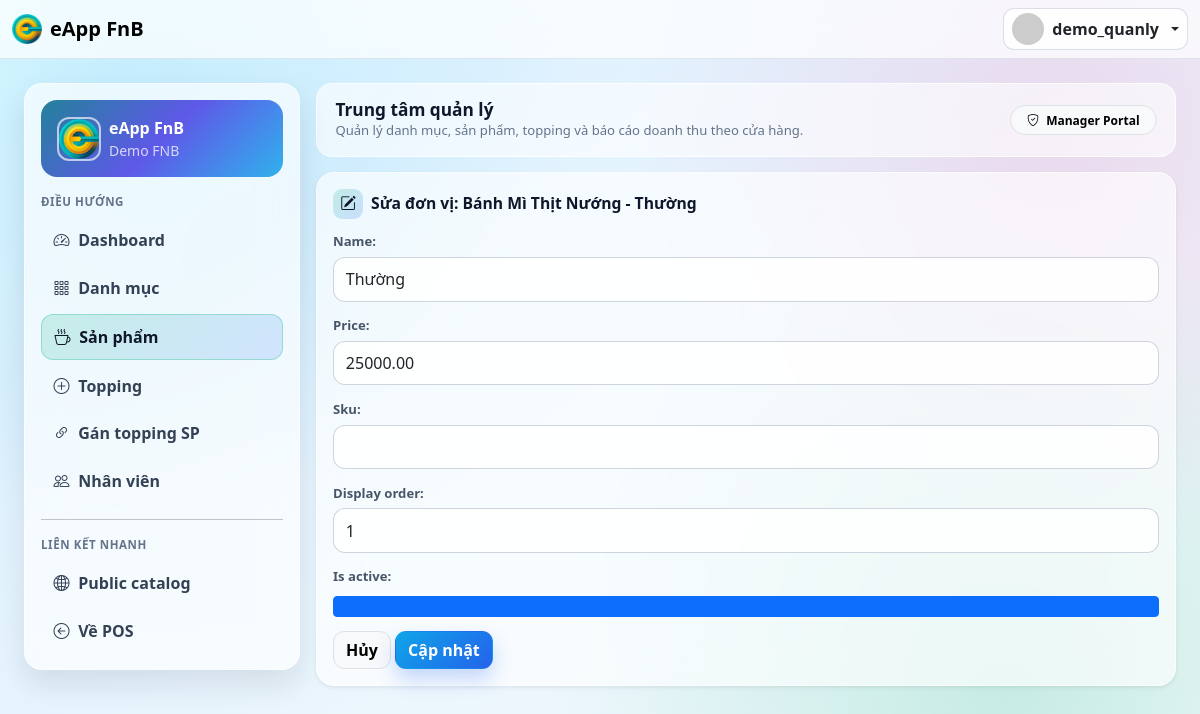
Screenshot of /quanly/units/54/edit/ (signed in) with the database file from the repository.
### App_Accounts/models.py (models this page shows, shortened)
class User(AbstractUser):
    class Role(models.TextChoices):
        MANAGER = 'MANAGER', 'Manager'
        STAFF = 'STAFF', 'Staff'
    role = models.CharField(max_length=20, choices=Role.choices, default=Role.STAFF)
    tenant = models.ForeignKey(
        'App_Tenant.Tenant',
        on_delete=models.PROTECT,
        related_name='users',
        null=True,
        blank=True,
    )
    class Meta:
        constraints = [
            models.CheckConstraint(
                check=Q(role='STAFF') | Q(tenant__isnull=False),
                name='chk_manager_requires_tenant',
            ),
            models.UniqueConstraint(
                fields=['tenant'],
                condition=Q(role='MANAGER') & Q(tenant__isnull=False),
                name='uq_manager_per_tenant',
            ),
        ]
        indexes = [
            models.Index(fields=['tenant', 'role']),
        ]
    @property
    def is_manager(self):
        return self.role == self.Role.MANAGER

### App_Tenant/models.py (models this page shows, shortened)
class Tenant(TimeStampedModel):
    name = models.CharField(max_length=150)
    public_slug = models.SlugField(max_length=120, unique=True, validators=[validate_public_slug])
    is_active = models.BooleanField(default=True)
    class Meta:
        ordering = ['name']

### App_Catalog/models.py (models this page shows, shortened)
class ProductUnit(TimeStampedModel):
    product = models.ForeignKey(Product, on_delete=models.CASCADE, related_name='units')
    name = models.CharField(max_length=120)
    price = models.DecimalField(max_digits=14, decimal_places=2)
    sku = models.CharField(max_length=120, blank=True)
    is_active = models.BooleanField(default=True)
    display_order = models.PositiveIntegerField(default=0)
    class Meta:
        constraints = [
            models.UniqueConstraint(fields=['product', 'name'], name='uq_product_unit_name'),
        ]
        ordering = ['display_order', 'id']

class Product(TimeStampedModel):
    tenant = models.ForeignKey('App_Tenant.Tenant', on_delete=models.CASCADE, related_name='products')
    category = models.ForeignKey(Category, on_delete=models.SET_NULL, null=True, blank=True, related_name='products')
    name = models.CharField(max_length=180)
    slug = models.SlugField(max_length=180)
    short_description = models.CharField(max_length=255, blank=True)
    description = models.TextField(blank=True)
    image_url = models.URLField(blank=True)
    is_active = models.BooleanField(default=True)
    class Meta:
        constraints = [
            models.UniqueConstraint(fields=['tenant', 'slug'], name='uq_product_tenant_slug'),
        ]
        indexes = [
            models.Index(fields=['tenant', 'is_active']),
            models.Index(fields=['tenant', 'name']),
        ]
        ordering = ['name']

### App_Quanly/views.py (the view)
# urls.py: path('units/<int:pk>/edit/', views.unit_edit, name='unit_edit'),
@manager_required
def unit_edit(request, pk):
    tenant = _tenant_or_404(request.user)
    unit = get_object_or_404(ProductUnit, pk=pk, product__tenant=tenant)
    form = ProductUnitForm(request.POST or None, instance=unit)
    if request.method == 'POST' and form.is_valid():
        form.save()
        messages.success(request, 'Đã cập nhật đơn vị sản phẩm.')
        return redirect('App_Quanly:products')
    return render(request, 'App_Quanly/unit_edit.html', {'form': form, 'unit': unit})

### App_Quanly/forms.py
class ProductUnitForm(forms.ModelForm):
    class Meta:
        model = ProductUnit
        fields = ['name', 'price', 'sku', 'display_order', 'is_active']
    def __init__(self, *args, **kwargs):
        super().__init__(*args, **kwargs)
        _apply_bootstrap_classes(self)

### App_Accounts/permissions.py (called while the page is built)
def role_required(roles):
    def decorator(view_func):
        @login_required
        @wraps(view_func)
        def _wrapped(request, *args, **kwargs):
            if request.user.role not in roles:
                raise PermissionDenied('Bạn không có quyền truy cập.')
            return view_func(request, *args, **kwargs)
        return _wrapped
    return decorator

### App_Core/context_processors.py (called while the page is built)
def core_context(request):
    return {
        'app_name': 'eApp FnB',
    }

### App_Quanly/forms.py (called while the page is built)
def _apply_bootstrap_classes(form):
    for field in form.fields.values():
        widget = field.widget
        existing_class = widget.attrs.get('class', '')
        if isinstance(widget, forms.CheckboxInput):
            widget.attrs['class'] = f'{existing_class} form-check-input'.strip()
            continue
        if isinstance(widget, forms.CheckboxSelectMultiple):
            continue
        if isinstance(widget, forms.Select):
            widget.attrs['class'] = f'{existing_class} form-select'.strip()
            continue
        if isinstance(widget, forms.Textarea):
            widget.attrs['class'] = f'{existing_class} form-control'.strip()
            widget.attrs.setdefault('rows', 3)
            continue
        widget.attrs['class'] = f'{existing_class} form-control'.strip()

### App_Quanly/views.py (called while the page is built)
def _tenant_or_404(user):
    if not user.tenant_id:
        raise Http404('User chưa được gán tenant')
    return user.tenant

### templates/App_Quanly/unit_edit.html (shortened to what this page needs)
{% extends 'App_Quanly/_layout.html' %}
{% block quanly_content %}
<div class="card border-0 shadow-sm">
    <div class="card-body">
        <h2 class="admin-card-title">
            <i class="bi bi-pencil-square"></i>
            Sửa đơn vị: {{ unit.product.name }} - {{ unit.name }}
        </h2>
        <form method="post">
            {{ form.as_p }}
            <a href="{% url 'App_Quanly:products' %}" class="btn btn-light border">Hủy</a>
            <button class="btn btn-primary" type="submit">Cập nhật</button>
        </form>
    </div>
</div>
{% endblock %}

### templates/App_Quanly/_layout.html (shortened to what this page needs)
{% extends 'App_Core/base.html' %}
{% load static %}
{% block body_class %}quanly-page{% endblock %}
{% block container_class %}container-fluid py-4 px-3 px-xl-4{% endblock %}
{% block content %}
<div class="row g-3 quanly-shell">
    <div class="col-12 col-lg-3">
        <div class="glass-panel p-3">
            <div class="card-body">
                <div class="admin-tenant-card mb-3">
                    <div class="d-flex align-items-center gap-2">
                        <img class="admin-tenant-logo" src="{% static 'images/logo/eapp.png' %}" alt="eApp FnB">
                        <div>
                            <div class="fw-bold">eApp FnB</div>
                            <div class="small opacity-75">{{ user.tenant.name|default:'Tenant' }}</div>
                        </div>
                    </div>
                </div>
                <div class="admin-section-title">Điều hướng</div>
                <div class="d-flex flex-column gap-1">
                    <a class="admin-nav-link {% if request.path == '/quanly/' %}active{% endif %}" href="{% url 'App_Quanly:dashboard' %}">
                        <i class="bi bi-speedometer2"></i> Dashboard
                    </a>
                    <a class="admin-nav-link {% if '/quanly/categories/' in request.path %}active{% endif %}" href="{% url 'App_Quanly:categories' %}">
                        <i class="bi bi-grid-3x3-gap"></i> Danh mục
                    </a>
                    <a class="admin-nav-link {% if '/quanly/products/' in request.path or '/quanly/units/' in request.path %}active{% endif %}" href="{% url 'App_Quanly:products' %}">
                        <i class="bi bi-cup-hot"></i> Sản phẩm
                    </a>
                    <a class="admin-nav-link {% if '/quanly/toppings/' in request.path and '/quanly/product-toppings/' not in request.path %}active{% endif %}" href="{% url 'App_Quanly:toppings' %}">
                        <i class="bi bi-plus-circle"></i> Topping
                    </a>
                    <a class="admin-nav-link {% if '/quanly/product-toppings/' in request.path %}active{% endif %}" href="{% url 'App_Quanly:product_toppings' %}">
                        <i class="bi bi-link-45deg"></i> Gán topping SP
                    </a>
                    <a class="admin-nav-link {% if '/quanly/staffs/' in request.path %}active{% endif %}" href="{% url 'App_Quanly:staffs' %}">
                        <i class="bi bi-people"></i> Nhân viên
                    </a>
                </div>
                <hr class="my-3">
                <div class="admin-section-title">Liên kết nhanh</div>
                <div class="d-flex flex-column gap-1">
                    {% if user.tenant %}
                    <a class="admin-nav-link" href="{% url 'App_Public:tenant_catalog' user.tenant.public_slug %}" target="_blank" rel="noopener">
                        <i class="bi bi-globe2"></i> Public catalog
                    </a>
                    {% endif %}
                    <a class="admin-nav-link" href="{% url 'App_Sales:pos' %}">
                        <i class="bi bi-arrow-left-circle"></i> Về POS
                    </a>
                </div>
            </div>
        </div>
    </div>
    <div class="col-12 col-lg-9">
        <div class="admin-hero">
            <div>
                <h1>Trung tâm quản lý</h1>
                <div class="sub">Quản lý danh mục, sản phẩm, topping và báo cáo doanh thu theo cửa hàng.</div>
            </div>
            <span class="badge rounded-pill text-bg-light border px-3 py-2">
                <i class="bi bi-shield-check me-1"></i> Manager Portal
            </span>
        </div>
        {% block quanly_content %}{% endblock %}
    </div>
</div>
{% endblock %}

### templates/App_Core/base.html (shortened to what this page needs)
{% load static %}
<!DOCTYPE html>
<html lang="vi">
<head>
    <link href="https://cdn.jsdelivr.net/npm/bootstrap@5.3.2/dist/css/bootstrap.min.css" rel="stylesheet">
    <link rel="stylesheet" href="https://cdn.jsdelivr.net/npm/bootstrap-icons@1.11.1/font/bootstrap-icons.css">
</head>
<body class="bg-light {% block body_class %}{% endblock %}">
<nav class="navbar navbar-expand-lg bg-white border-bottom sticky-top">
    <div class="container-fluid">
        <a class="navbar-brand fw-bold d-flex align-items-center gap-2" href="{% if user.is_authenticated %}{% url 'App_Sales:pos' %}{% else %}{% url 'App_Accounts:login' %}{% endif %}">
            <img src="{% static 'images/logo/eapp.png' %}" alt="eApp FnB" style="height: 30px; width: 30px; object-fit: cover; border-radius: 6px;">
            <span>eApp FnB</span>
        </a>
        <div class="ms-auto d-flex align-items-center gap-2">
            <div class="dropdown">
                <button class="btn account-trigger dropdown-toggle d-flex align-items-center gap-2 px-2 py-1" type="button" data-bs-toggle="dropdown" aria-expanded="false">
                    {% if user.is_authenticated %}
                    <img src="https://ui-avatars.com/api/?name={{ user.username }}&background=0D8ABC&color=fff" class="rounded-circle" width="32" height="32" alt="Avatar">
                    <span class="fw-bold d-none d-lg-inline">{{ user.username }}</span>
                    {% else %}
                    <img src="https://ui-avatars.com/api/?name=Public&background=64748B&color=fff" class="rounded-circle" width="32" height="32" alt="Public">
                    <span class="fw-bold d-none d-lg-inline">Public</span>
                    {% endif %}
                </button>
            </div>
        </div>
    </div>
</nav>
<div class="{% block container_class %}container-fluid py-3{% endblock %}">
    {% block content %}{% endblock %}
</div>
<div id="toastContainer" class="toast-container position-fixed top-0 end-0 p-3" style="z-index:1081;"></div>
</body>
</html>

### templates/App_Core/base.html (style rules this page uses)
:root { --primary-color: #10b981; --primary-hover: #059669; }
.btn-primary { background-color: var(--primary-color) !important; border-color: var(--primary-color) !important; color: #fff !important; }
.account-trigger { border-radius: 999px; border: 1px solid rgba(148, 163, 184, 0.35); background: rgba(255, 255, 255, 0.85); }

### templates/App_Quanly/_layout.html (style rules this page uses)
.quanly-page { background: radial-gradient(circle at 10% 10%, rgba(56, 189, 248, 0.2), transparent 35%), radial-gradient(circle at 88% 18%, rgba(236, 72, 153, 0.16), transparent 34%), radial-gradient(circle at 84% 86%, rgba(16, 185, 129, 0.2), transparent 38%), linear-gradient(145deg, #ecfeff 0%, #e0f2fe 25%, #f8fafc 100%); min-height: 100vh; }
.quanly-page .navbar { background: rgba(255, 255, 255, 0.7) !important; border-bottom: 1px solid rgba(148, 163, 184, 0.25) !important; backdrop-filter: blur(14px); }
.quanly-page .glass-panel, .quanly-page .card { background: rgba(255, 255, 255, 0.64); border: 1px solid rgba(255, 255, 255, 0.55) !important; box-shadow: 0 14px 30px rgba(15, 23, 42, 0.1); backdrop-filter: blur(18px); border-radius: 18px; }
.quanly-page .card { border: 1px solid rgba(255, 255, 255, 0.55) !important; }
.quanly-page .form-control, .quanly-page .form-select { border-radius: 12px; border-color: rgba(148, 163, 184, 0.45); background: rgba(255, 255, 255, 0.85); }
.quanly-page form p { margin-bottom: 0.9rem; }
.quanly-page form p label { display: block; margin-bottom: 0.32rem; font-size: 0.82rem; color: #475569; font-weight: 700; }
.quanly-page form p input, .quanly-page form p select, .quanly-page form p textarea { width: 100%; border: 1px solid rgba(148, 163, 184, 0.45); background: rgba(255, 255, 255, 0.9); border-radius: 12px; padding: 0.58rem 0.74rem; }
.quanly-page .btn { border-radius: 11px; font-weight: 650; }
.quanly-page .btn-primary { background: linear-gradient(135deg, #0ea5e9, #2563eb); border-color: transparent !important; box-shadow: 0 10px 20px rgba(37, 99, 235, 0.25); }
.admin-tenant-card { padding: 1rem; border-radius: 16px; background: linear-gradient(135deg, rgba(14, 116, 144, 0.9), rgba(79, 70, 229, 0.9), rgba(14, 165, 233, 0.85)); color: #fff; }
.admin-tenant-logo { width: 44px; height: 44px; border-radius: 12px; object-fit: cover; border: 2px solid rgba(255, 255, 255, 0.65); }
.admin-nav-link { display: flex; align-items: center; gap: 0.55rem; padding: 0.62rem 0.78rem; border-radius: 12px; color: #334155; text-decoration: none; font-weight: 600; transition: 0.2s ease; }
.admin-nav-link.active { background: linear-gradient(135deg, rgba(16, 185, 129, 0.18), rgba(59, 130, 246, 0.18)); color: #0f172a; border: 1px solid rgba(16, 185, 129, 0.3); }
.admin-section-title { font-size: 0.72rem; color: #64748b; text-transform: uppercase; letter-spacing: 0.05em; font-weight: 700; margin-bottom: 0.5rem; }
.admin-hero { padding: 1rem 1.15rem; margin-bottom: 0.9rem; border-radius: 16px; background: rgba(255, 255, 255, 0.6); border: 1px solid rgba(255, 255, 255, 0.7); display: flex; flex-wrap: wrap; align-items: center; justify-content: space-between; gap: 0.6rem; }
.admin-hero h1 { font-size: 1.08rem; margin: 0; font-weight: 800; color: #0f172a; }
.admin-hero .sub { font-size: 0.82rem; color: #64748b; }
.admin-card-title { display: flex; align-items: center; gap: 0.5rem; margin-bottom: 0.85rem; font-size: 0.98rem; font-weight: 800; color: #0f172a; }
.admin-card-title i { width: 30px; height: 30px; border-radius: 9px; display: inline-flex; align-items: center; justify-content: center; background: linear-gradient(135deg, rgba(16, 185, 129, 0.2), rgba(59, 130, 246, 0.22)); color: #0f172a; }

### rows the page displays
User: username "demo_quanly", tenant.name "Demo FNB"
ProductUnit: product.name "Bánh Mì Thịt Nướng", name "Thường", price "25000.00", display_order "1", is_active "☑"
